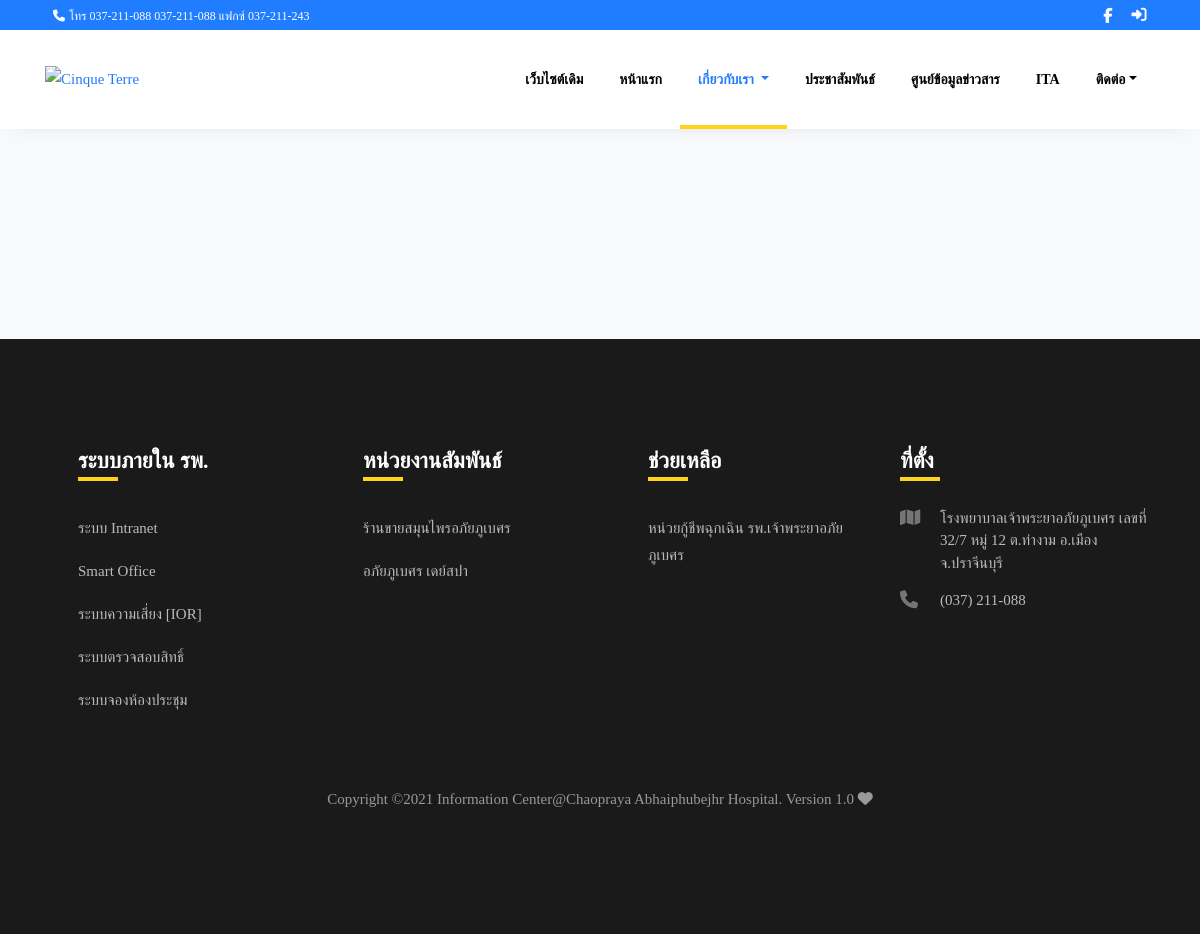
Before: /Pages/manager.php with the older database file.
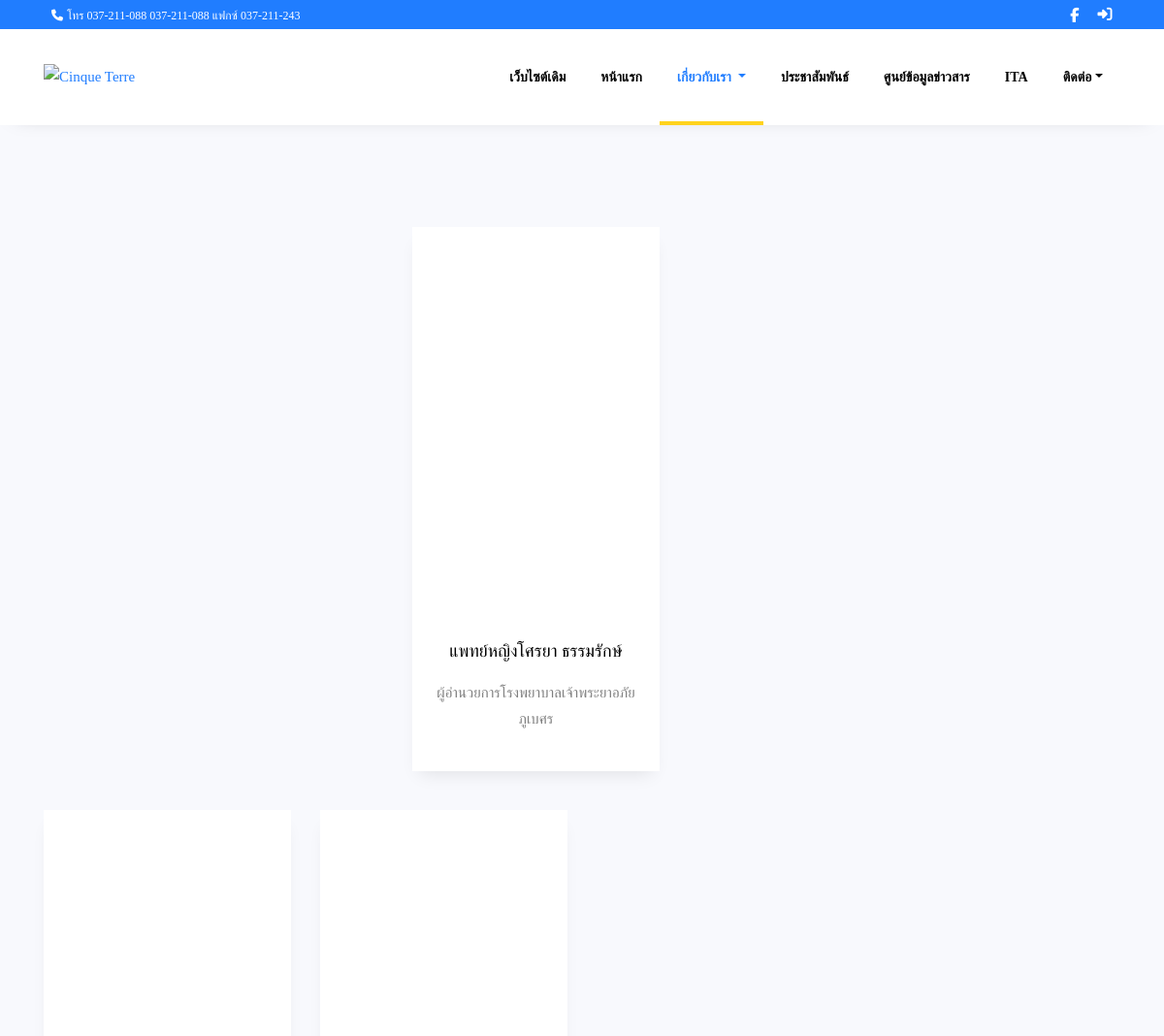
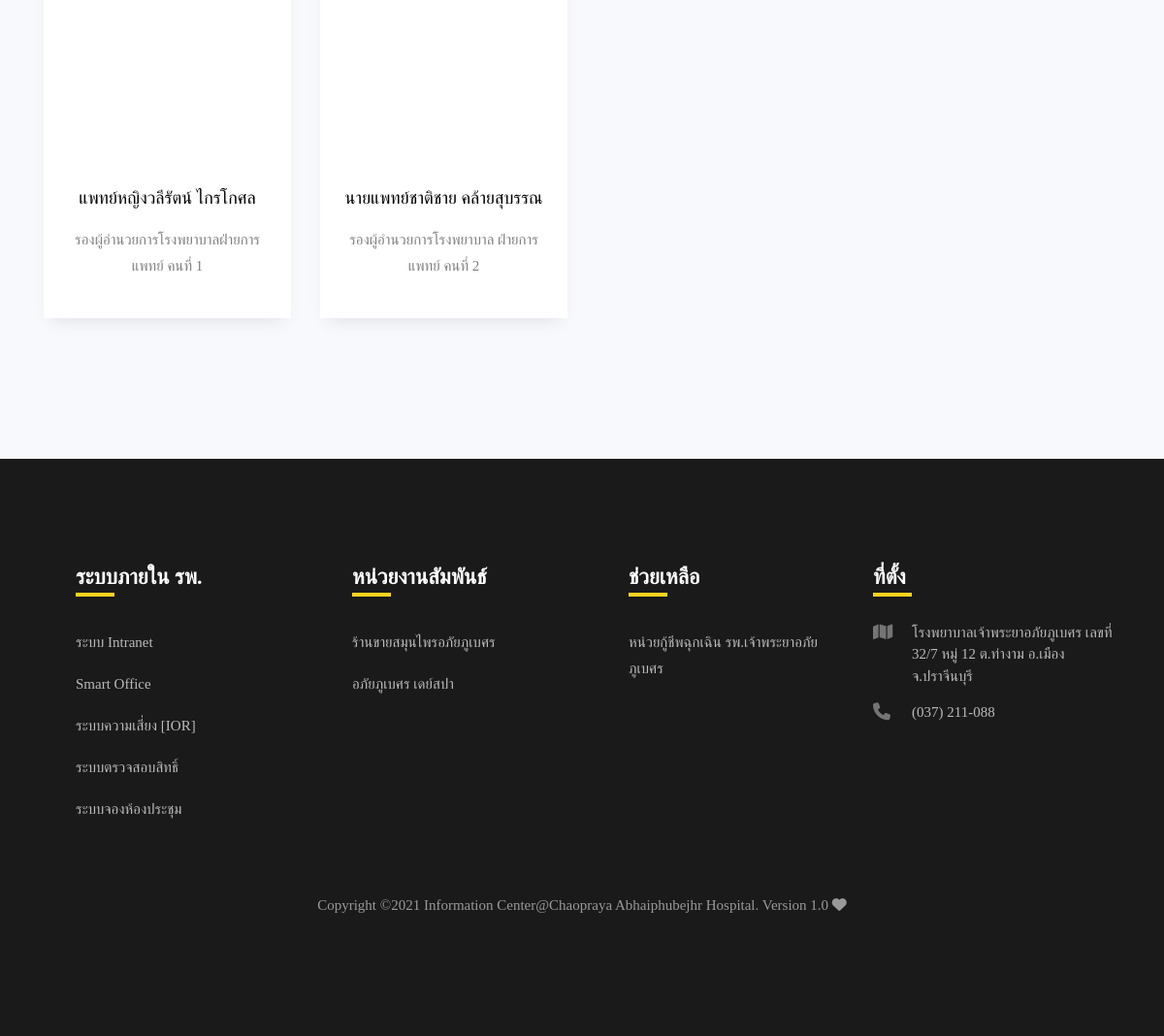
After: the same page with the newer database file (2 pictures, top to bottom).
### tables this page shows
CREATE TABLE `cpa_web_footer_group`  (
  `cpa_footer_group_id` int(11) NOT NULL,
  `cpa_footer_group_name` varchar(255) DEFAULT NULL,
  `cpa_footer_status` int(5) DEFAULT NULL,
  PRIMARY KEY (`cpa_footer_group_id`) USING BTREE
);

CREATE TABLE `cpa_web_footermenu`  (
  `cpa_footer_id` int(11) NOT NULL AUTO_INCREMENT,
  `cpa_footer_name` varchar(255) DEFAULT NULL,
  `cpa_footer_link` varchar(255) DEFAULT NULL,
  `cpa_footer_group_id` int(50) DEFAULT NULL,
  `cpa_footer_status` varchar(50) DEFAULT NULL,
  PRIMARY KEY (`cpa_footer_id`) USING BTREE
);

CREATE TABLE `cpa_ceo`  (
  `cpa_ceo_id` int(11) NOT NULL AUTO_INCREMENT,
  `cpa_ceo_name` varchar(255) DEFAULT NULL,
  `cpa_ceo_detail` varchar(255) DEFAULT NULL,
  `cpa_ceo_picturename` varchar(255) DEFAULT NULL,
  `cpa_ceo_position_show` int(20) DEFAULT NULL,
  `cpa_ceo_createdate` datetime(0) DEFAULT NULL,
  `cpa_ceo_statusactive` int(3) DEFAULT NULL,
  PRIMARY KEY (`cpa_ceo_id`) USING BTREE
);

### Pages/manager.php (the view, shortened to what this page needs)
<!DOCTYPE html>
<html lang="en">
<head>
	<?php include "./cpawebsite/components/header.php"; ?>
</head>
<body>
    <?php $page = "about";
    include "./cpawebsite/components/navbar.php"; ?>
    <section class="ftco-section bg-light">
        <div class="container">
            <div class="row d-flex">
            <?php
				$selectceo = "SELECT * FROM cpa_ceo where cpa_ceo_statusactive = '1' ORDER BY cpa_ceo_position_show desc";
				$queryselectceo = mysqli_query($con, $selectceo);
				while ($ResultCeo = mysqli_fetch_assoc($queryselectceo)) {
                    $cc +=1;
                ?>
                    <?php if($cc ==1 ) {echo  '<div class="col-md-4"></div>';}?>
					<div class="col-md-3 d-flex ftco-animate justify-content-center ">
						<div class="blog-entry align-self-stretch">
							<a class="block-heights" style="background-image: url('./cpawebsite/uploads/image/ceo/<?php echo $ResultCeo['cpa_ceo_picturename'];?>');">
							</a>
							<div class="text p-4 text-center">
								<h3 class="heading"><a href="#"><?php echo $ResultCeo['cpa_ceo_name'];?></a></h3>
								<p><?php echo $ResultCeo['cpa_ceo_detail'];?></p>
							</div>
                        </div>
                    </div>
                    <?php if($cc ==1 ) {echo  '<div class="col-md-4"></div>';}?>
				<?php } ?>
            </div>
        </div>
    </section>
    <?php include "./cpawebsite/components/footer.php" ?>
</body>
</html>

### components/footer.php (shortened to what this page needs)
<footer class="footer">
	<div class="container">
		<div class="row">
			<?php
			$selectfootergroup = "SELECT * FROM cpa_web_footer_group where cpa_footer_status = '1'";
			$queryfootergroup = mysqli_query($con, $selectfootergroup);
			while ($Result = mysqli_fetch_assoc($queryfootergroup)) {
			?>
				<div class="col-md-6 col-lg-3 pl-lg-5 mb-1 mb-md-0">
					<h2 class="footer-heading"><?php echo $Result['cpa_footer_group_name']; ?></h2>
					<ul class="list-unstyled">
						<?php
						$selectfootermenu = "SELECT * FROM cpa_web_footermenu where cpa_footer_group_id = '" . $Result["cpa_footer_group_id"] . "' and cpa_footer_status = '1'";
						$queryfootermenu = mysqli_query($con, $selectfootermenu);
						while ($Resultmenu = mysqli_fetch_assoc($queryfootermenu)) { ?>
							<li><a href="<?php  if($Resultmenu['cpa_footer_link'] =='' || null ){echo '#';}else echo $Resultmenu['cpa_footer_link'] ;?>"  class="py-2 d-block">
							<?php echo $Resultmenu['cpa_footer_name'] ;?></a></li>
						<?php } ?>
					</ul>
				</div>
			<?php } ?>
			<div class="col-md-6 col-lg-3 mb-4 mb-md-0">
				<h2 class="footer-heading">ที่ตั้ง</h2>
				<div class="block-23 mb-3">
					<ul>
						<li><span class="icon fa fa-map"></span><span class="text">โรงพยาบาลเจ้าพระยาอภัยภูเบศร เลขที่ 32/7 หมู่ 12 ต.ท่างาม อ.เมืองจ.ปราจีนบุรี </span></li>
						<li><a href="#"><span class="icon fa fa-phone"></span><span class="text">(037) 211-088</span></a></li>
					</ul>
				</div>
			</div>
		</div>
		<div class="row mt-5">
			<div class="col-md-12 text-center">
				<p class="copyright">
					Copyright &copy; Information Center@Chaopraya Abhaiphubejhr Hospital. Version 1.0 <i class="fa fa-heart" aria-hidden="true"></i>
				</p>
			</div>
		</div>
	</div>
</footer>

Changed rows visible on the page:
added cpa_ceo: cpa_ceo_name "แพทย์หญิงโศรยา ธรรมรักษ์", cpa_ceo_detail "ผู้อำนวยการโรงพยาบาลเจ้าพระยาอภัยภูเบศร"
added cpa_ceo: cpa_ceo_name "แพทย์หญิงวลีรัตน์ ไกรโกศล", cpa_ceo_detail "รองผู้อำนวยการโรงพยาบาลฝ่ายการแพทย์ คนที่ 1"
added cpa_ceo: cpa_ceo_name "นายแพทย์ชาติชาย คล้ายสุบรรณ", cpa_ceo_detail "รองผู้อำนวยการโรงพยาบาล ฝ่ายการแพทย์ คนที่ 2"
